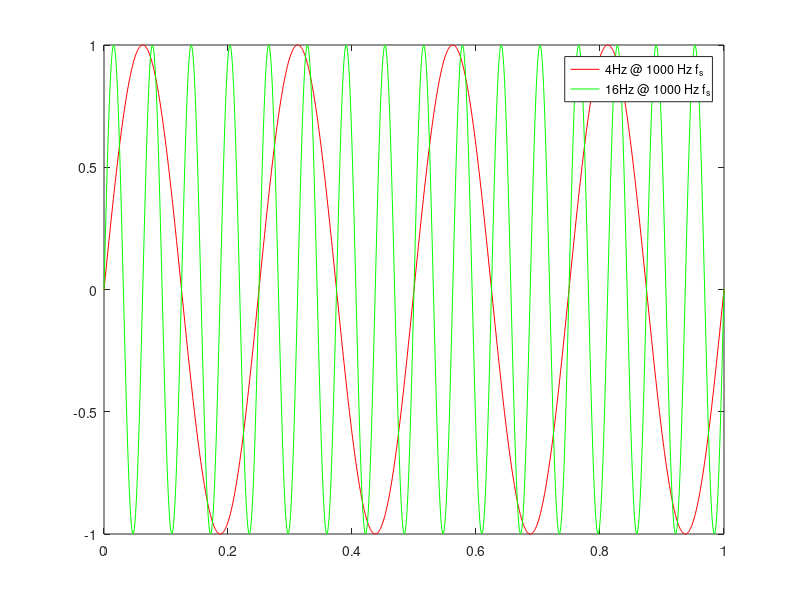

This figure's MATLAB source:
clc;clear all;close all;

t = [0:0.001:1];            %1000Hz sampling , t -> impulse train
sin_4 = sin(2*pi*4*t);      %4Hz sine wave
sin_16 = sin(2*pi*16*t);     %16Hz sine wave
plot(t, sin_4,'r');
hold on;
plot(t, sin_16,'g');

legend({'4Hz @ 1000 Hz f_s', '16Hz @ 1000 Hz f_s'})